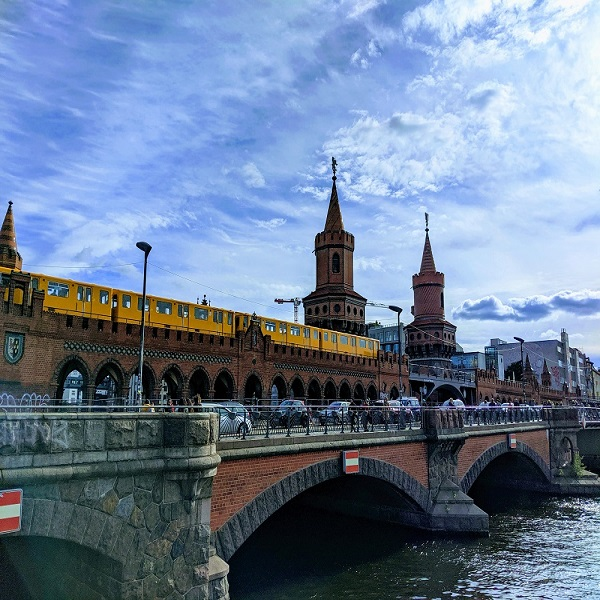
//> input picture GuidedImageUpsampling/Input/brucke.jpg, 600 x 600 px
$ ./GuidedImageUpsampling ../Input/brucke.jpg ../Input/disp1.png ../Input/disp1.png   (built with g++ and OpenCV 4)
//> lines starting //> are read from the running program, lines starting //| are printed output that depends on the picture
### StereoMatching/Code/Utility.h
#pragma once
#ifndef __UTILITY__
#define __UTILITY__

#include <iostream>
#include <opencv2/opencv.hpp>
#include <fstream>
#include <sstream>
#include <ppl.h>

class Utility {
public:
	void Disparity2PointCloud(std::string& output_file, int height, int width, cv::Mat& disparities, int& window_size,
							  int& dmin, double& baseline, double& focal_length);
	void saveDisparityImage(std::string& fileName, cv::Mat& disparity);

};


#endif // !__UTILITY__

### GuidedImageUpsampling/Code/Bilateral.h
#pragma once
#ifndef __BILATERAL__
#define __BILATERAL__

#include <iostream>
#include <opencv2/opencv.hpp>


using namespace std;
using namespace cv;

class Bilateral {

public:
	Bilateral(Mat& origImg, Mat& noisyImg, Mat& guidedImg, Mat& downImg, int kSize);
	void UpsamplingMenu();
	void BilateralFilteringMenu();
private:
	int kSize;
	Mat origImg, noisyImg, guidedImg, downImg;

	float CalculateKernelBilateralFilter(float distance, float sigma);
	float distance(int currentX, int currentY, int neighborX, int neighborY);
	void CalculateBilateralFiltering();
	Mat BilateralImplementation(float sigmaSpat, float sigmaRad);
	void CalculateBilateralMedianFiltering();
	Mat BilateralMedianFiltering(float sigmaSpat, float sigmaRad);
	void StraighforwardUpsampling();
	void IterativeUpsampling();
	Mat JointBilateralFiltering(Mat& highRes, Mat& loRes, float sigmaSpat, float sigmaRad);

};


#endif // !__BILATERAL__

### GuidedImageUpsampling/Code/Bilateral.cpp
#include "Bilateral.h"
#include "Utility.h"

Bilateral::Bilateral(Mat& origImg, Mat& noisyImg, Mat& guidedImg, Mat& downImg, int kSize) {
	this->kSize = kSize;
	this->origImg = origImg;
	this->noisyImg = noisyImg;
	this->guidedImg = guidedImg;
	this->downImg = downImg;
}

void Bilateral::BilateralFilteringMenu() {
	int choice = 1;
	cout << "Bilateral Filtering Menu" << endl;
	cout << "1. Bilateral Filtering" << endl;
	cout << "2. Bilateral Median Filtering" << endl;
	cout << "Enter your choice (1/2)" << endl;
	cin >> choice;
	switch (choice) {
		case 1:
			this->CalculateBilateralFiltering();
			break;
		case 2:
			this->CalculateBilateralMedianFiltering();
			break;
		default:
			cout << "Kindly enter valid choice" << endl;
			break;
	}
}

void Bilateral::CalculateBilateralFiltering() {
	/*For bilateral filtering, we try out output for different parameters*/
	float sigmaRadVals[4] = { this->kSize, 2 * this->kSize, 3 * this->kSize, 4 * this->kSize };
	float sigmaSpatVals[4] = { this->kSize / 4, this->kSize / 3, this->kSize / 2, this->kSize };
	for (int i = 0; i < 4; i++) {			//sigmaSpat
		for (int j = 0; j < 4; j++) {		//sigmaRad
			Mat filtImg;
			cout << "Bilateral filtering: Image number" << i + 1 << endl;
			cout << "Spatial std dev:" << sigmaSpatVals[i] << ",Radial std dev:" << sigmaRadVals[j] << endl;
			filtImg = this->BilateralImplementation(sigmaSpatVals[i], sigmaRadVals[j]);
			string fileName1 = to_string(sigmaSpatVals[i]);
			string fileName2 = to_string(sigmaRadVals[j]);
			string fileName = "BilateralFiltering_" + fileName1 + "_" + fileName2 + ".png";
			imwrite(fileName, filtImg);
		}
	}
}

// [17 lines left out: function CalculateBilateralMedianFiltering, not called in this run]

float Bilateral::CalculateKernelBilateralFilter(float distance, float sigma)
{
	return exp(-(pow(distance, 2)) / (2 * pow(sigma, 2))) / (2 * CV_PI * pow(sigma, 2));
}

float Bilateral::distance(int currentX, int currentY, int neighborX, int neighborY)
{
	return float(sqrt(pow(currentX - neighborX, 2) + pow(currentY - neighborY, 2)));
}

/* https://en.wikipedia.org/wiki/Bilateral_filter */

Mat Bilateral::BilateralImplementation(float sigmaSpat, float sigmaRad) {
	Mat filtImg = Mat::ones(noisyImg.size(), noisyImg.type());
	float imgFilt = 0, accWt = 0;
	float hSpat = 1, hRad = 1, wtCombined = 1;
	int neighbourX = 0, neighbourY = 0;
	int half = this->kSize / 2;

	for (int i = 0; i < noisyImg.rows; i++) {
		for (int j = 0; j < noisyImg.cols; j++) {
			for (int row = 0; row < this->kSize; row++)
			{
				for (int col = 0; col < this->kSize; col++)
				{
					neighbourX = i + row;
					neighbourY = j + col;
					if (not(neighbourX < 0 or neighbourX > noisyImg.rows or neighbourY < 0 or neighbourY > noisyImg.cols)) {
						/*calculate the spatial filtering component*/
						hSpat = CalculateKernelBilateralFilter(distance(i, j, neighbourX, neighbourY), sigmaSpat);
						/*calculate range filtering component */
						hRad = CalculateKernelBilateralFilter(noisyImg.at<uchar>(neighbourX, neighbourY) - noisyImg.at<uchar>(i, j), sigmaRad);
						wtCombined = hSpat * hRad;
						imgFilt = imgFilt + (noisyImg.at<uchar>(neighbourX, neighbourY) * wtCombined);
						accWt = accWt + wtCombined;
					}
				}
			}
			imgFilt = imgFilt / accWt;
			filtImg.at<uchar>(i, j) = imgFilt;
			accWt = 0;
			imgFilt = 0;
		}
	}
	return filtImg.clone();
}

/* https://citeseerx.ist.psu.edu/viewdoc/download?doi=10.1.1.385.5803&rep=rep1&type=pdf */

// [70 lines left out: functions BilateralMedianFiltering, UpsamplingMenu, not called in this run]

/* https://johanneskopf.de/publications/jbu/paper/FinalPaper_0185.pdf */
/*Joint Bilateral Median Filtering*/
// [54 lines left out: function JointBilateralFiltering, not called in this run]

/*Straighforward upsampling - create a low resolution image and use the high resolution image
for guided upsampling with joint bilateral median filtering*/

// [18 lines left out: function StraighforwardUpsampling, not called in this run]

/*Iterative upsampling*/
// [27 lines left out: function IterativeUpsampling, not called in this run]

### GuidedImageUpsampling/Code/GuidedImageUpsampling.cpp
/*
Subtask 1: Implement bilateral filter/ bilateral median filter
- evaulate it on an image of choice
- choose 4 different level of sigmas
- test all combinations , 16 in total by running bilateral filtering
Subtask 2: Convert bilateral filter to guided joint bilateral filter for guided image upsampling
- apply filter to upsample the depth image, guided by an RGB image
*/


#include <iostream>
#include "Bilateral.h"

int main(int argc, char** argv)
{
	if (argc < 4) {
		cerr << "Enter the name/path of input image for bilateral filtering, guided image, downsampled image" << endl;
		return -1;
	}
	Mat im = cv::imread(argv[1], 0);
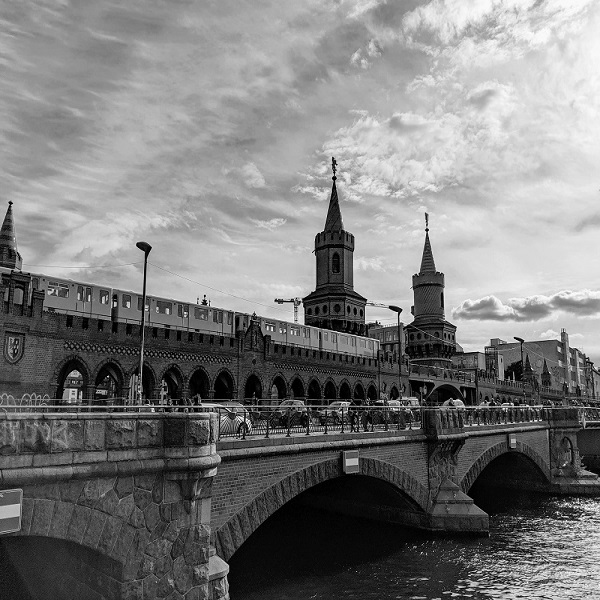
//> im: 600 rows x 600 cols, CV_8UC1; min 0, max 255, mean 123.2
	Mat guidedImg = cv::imread(argv[2], 0);
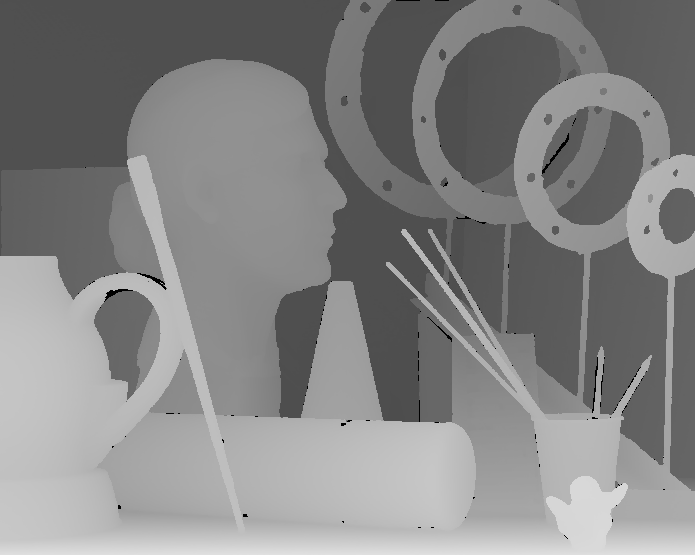
//> input picture GuidedImageUpsampling/Input/disp1.png, 695 x 555 px
//> guidedImg is the input picture: 555 rows x 695 cols, CV_8UC1; min 0, max 224, mean 132.6
	Mat downImg = cv::imread(argv[3], 0);

	if (im.data == nullptr || guidedImg.data == nullptr || downImg.data == nullptr) {
		std::cerr << "One of the images failed to load image" << std::endl;
		exit(0);
	}

	/*Add gaussian noise*/
	cv::Mat noise(im.size(), im.type());
	Mat noiseImg = im.clone();
	uchar mean = 0;
	uchar stddev = 25;
	cv::randn(noise, mean, stddev);
	noiseImg = im + noise;
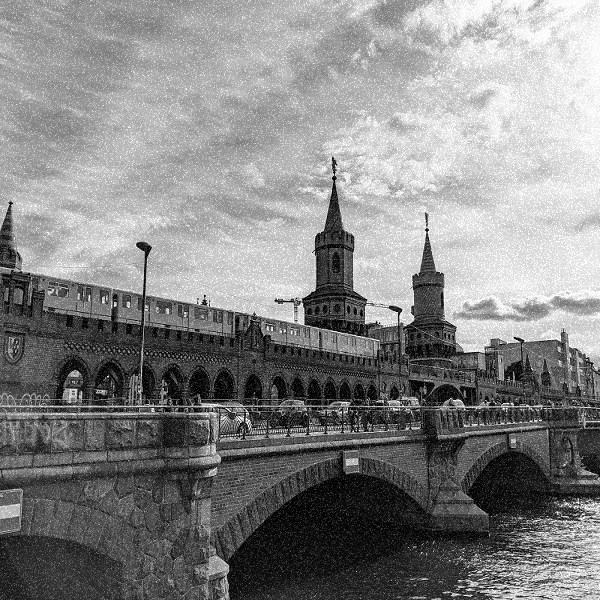
//> noiseImg: 600 rows x 600 cols, CV_8UC1; min 0, max 255, mean 132.9

	// [6 lines of commented-out code are left out]
	int kSize = 0;
	cout << "Enter the kernel size" << endl;
	cin >> kSize;
//> the answer given: 3

	Bilateral bilateral(im, noiseImg, guidedImg, downImg, kSize);

	int choice = 1;
	while (choice != 0) {
		cout << "Bilateral Menu" << endl;
		cout << "1. Bilateral filtering" << endl;
		cout << "2. Guided image upsampling using guided joint bilateral filter" << endl;
		cout << "Press 0 to exit" << endl;
		cout << "Enter your choice (1/2)" << endl;
		cin >> choice;
//> the answer given: 1

		switch (choice) {
		case 1:
			bilateral.BilateralFilteringMenu();
//> the answer given: 1
			break;
		case 2:
			bilateral.UpsamplingMenu();
			break;
		default:
			cout << "Enter a valid choice" << endl;
			break;
		}
	}

	cv::waitKey();
	return 0;
}
